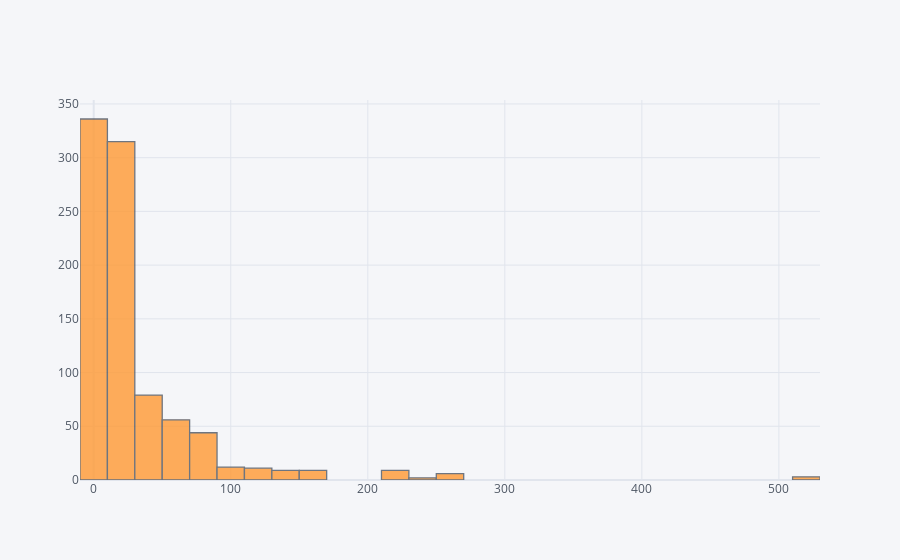

Write notebook code for a chart like this one.
### Code cell
titanic['Fare'].iplot(kind='hist',bins=30)

### Figure 1 — Plotly figure (JSON) as saved in the notebook; plotly's stock layout.template omitted (floating-point values rounded to 4 significant figures; data arrays with more than 128 entries replaced by an {"elided": "..."} marker saying what was removed)
{"data": [{"histfunc": "count", "histnorm": "", "marker": {"color": "rgba(255, 153, 51, 1.0)", "line": {"color": "#4D5663", "width": 1.3}}, "name": "Fare", "nbinsx": 30, "opacity": 0.8, "orientation": "v", "type": "histogram", "x": {"elided": "891 float values"}}], "layout": {"barmode": "overlay", "legend": {"bgcolor": "#F5F6F9", "font": {"color": "#4D5663"}}, "paper_bgcolor": "#F5F6F9", "plot_bgcolor": "#F5F6F9", "title": {"font": {"color": "#4D5663"}}, "xaxis": {"gridcolor": "#E1E5ED", "showgrid": true, "tickfont": {"color": "#4D5663"}, "title": {"font": {"color": "#4D5663"}, "text": ""}, "zerolinecolor": "#E1E5ED"}, "yaxis": {"gridcolor": "#E1E5ED", "showgrid": true, "tickfont": {"color": "#4D5663"}, "title": {"font": {"color": "#4D5663"}, "text": ""}, "zerolinecolor": "#E1E5ED"}}}
